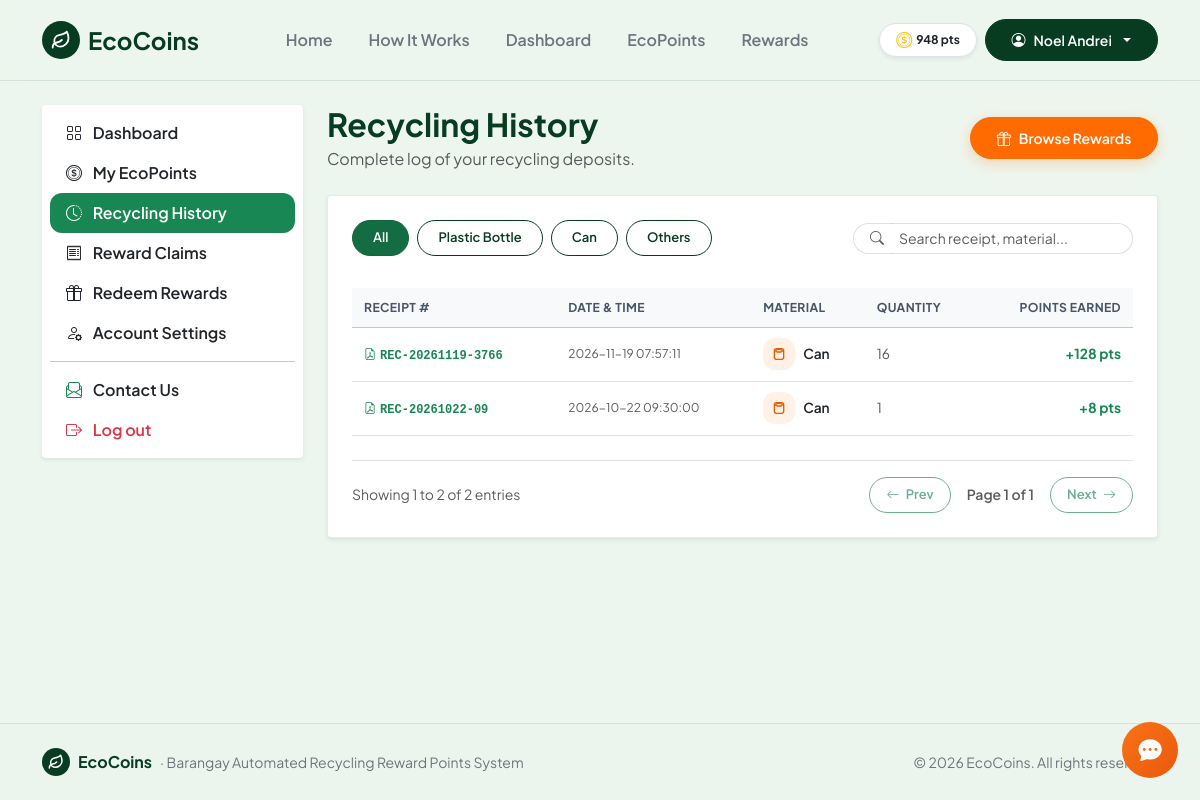
Screenshot of /history (signed in) with the database file from the repository.
### tables this page shows
CREATE TABLE users (
    id INTEGER PRIMARY KEY AUTOINCREMENT,
    full_name TEXT NOT NULL,
    email TEXT NOT NULL UNIQUE,
    password TEXT NOT NULL,
    role TEXT DEFAULT 'resident',
    qr_code TEXT NOT NULL UNIQUE,
    points INTEGER DEFAULT 0,
    created_at TEXT
, status TEXT DEFAULT 'active', station_name TEXT DEFAULT 'Barangay Pinagkawitan, Lipa City', claim_timeout_until TEXT DEFAULT NULL, cancel_count INTEGER DEFAULT 0, is_verified INTEGER DEFAULT 0, first_name TEXT DEFAULT '', middle_name TEXT DEFAULT '', last_name TEXT DEFAULT '', birthday TEXT DEFAULT '', gender TEXT DEFAULT '', contact_number TEXT DEFAULT '', address TEXT DEFAULT '', face_image TEXT DEFAULT NULL, face_descriptor TEXT DEFAULT NULL, verified_at TEXT DEFAULT NULL, verification_status TEXT DEFAULT 'unverified', barangay TEXT DEFAULT '', zip_code TEXT DEFAULT '', id_type TEXT DEFAULT '', id_image TEXT DEFAULT NULL, profile_image TEXT DEFAULT NULL, verification_notes TEXT DEFAULT '', province TEXT DEFAULT '', city TEXT DEFAULT '', id_back_image TEXT DEFAULT NULL, verify_cooldown_until TEXT DEFAULT NULL, failed_login_attempts INTEGER DEFAULT 0, lockout_until TEXT DEFAULT NULL, last_login_at TEXT DEFAULT NULL);

CREATE TABLE transactions (
        id INTEGER PRIMARY KEY AUTOINCREMENT,
        user_id INTEGER NOT NULL,
        material_id INTEGER,
        material_name TEXT NOT NULL,
        quantity INTEGER NOT NULL,
        points_earned INTEGER NOT NULL,
        receipt_no TEXT NOT NULL,
        created_at TEXT
    );

### route.py (the view)
    @app.route('/history')
    def history():
        user = get_current_user()
        if not user:
            return redirect(url_for('login'))
        if user['role'] == 'staff':
            return redirect(url_for('staff'))
        if user['role'] == 'admin':
            return redirect(url_for('admin'))
        conn = get_db()
        cur = conn.cursor()
        user_txs = [dict(r) for r in cur.execute("SELECT * FROM transactions WHERE user_id = ? ORDER BY created_at DESC", (user['id'],)).fetchall()]
        active_materials = [dict(r) for r in cur.execute("SELECT name FROM materials WHERE status = 'active' ORDER BY id ASC").fetchall()]
        conn.close()
        return render_template('history.html', active_page='history', user_transactions=user_txs)

### templates/history.html (shortened to what this page needs)
{% extends 'base.html' %}
{% block content %}
<main class="py-4">
  <div class="container">
    <div class="row g-4">
      <div class="col-lg-3">
        {% include 'sidebar.html' %}
      </div>
      <div class="col-lg-9">
        <div class="d-flex justify-content-between align-items-center mb-4 flex-wrap gap-2">
          <div>
            <h2 class="fw-bold mb-1" style="color: var(--eco-forest);">Recycling History</h2>
            <p class="text-muted mb-0">Complete log of your recycling deposits.</p>
          </div>
          <a href="{{ url_for('rewards') }}" class="btn btn-accent d-flex align-items-center gap-2 btn-pill">
            <i class="bi bi-gift"></i>
            <span>Browse Rewards</span>
          </a>
        </div>
        <div class="card rounded-1 shadow-sm p-4 bg-white gap-2 mb-3">
          <div class="d-flex flex-wrap justify-content-between align-items-center gap-3 mb-4">
            <div class="d-flex flex-wrap gap-2 filter-container" data-target="#historyTable">
              <button type="button" class="btn btn-sm btn-success filter-btn active" data-filter="all">All</button>
              <button type="button" class="btn btn-sm btn-outline-success filter-btn" data-filter="plastic">Plastic Bottle</button>
              <button type="button" class="btn btn-sm btn-outline-success filter-btn" data-filter="can">Can</button>
              <button type="button" class="btn btn-sm btn-outline-success filter-btn" data-filter="others">Others</button>
            </div>
            <div class="input-group input-group-sm" style="max-width: 280px;">
              <span class="input-group-text bg-white border-end-0 rounded-start-pill ps-3">
                <i class="bi bi-search text-muted"></i>
              </span>
              <input type="text" class="form-control border-start-0 rounded-end-pill pe-3 table-search-input" placeholder="Search receipt, material..." data-target="#historyTable">
            </div>
          </div>
          <div class="table-responsive">
            <table class="table table-hover align-middle mb-0" id="historyTable" data-paginate="true" data-page-size="15">
              <thead class="table-light">
                <tr>
                  <th>Receipt #</th>
                  <th>Date & Time</th>
                  <th>Material</th>
                  <th>Quantity</th>
                  <th class="text-end">Points Earned</th>
                </tr>
              </thead>
              <tbody>
                {% if not user_transactions %}
                  <tr>
                    <td colspan="5" class="text-center py-4 text-muted">No recycling records found.</td>
                  </tr>
                {% else %}
                  {% for t in user_transactions %}
                    {% set mat = t.material_name|lower %}
                    {% if 'bottle' in mat or 'plastic' in mat %}
                      {% set cat = 'plastic' %}
                    {% elif 'can' in mat %}
                      {% set cat = 'can' %}
                    {% else %}
                      {% set cat = 'others' %}
                    {% endif %}
                    <tr class="table-row-item filter-item" data-category="{{ cat }}" data-search="{{ t.receipt_no }} {{ t.created_at }} {{ t.material_name }} {{ cat }}">
                      <td>
                        <a href="{{ url_for('receipt_pdf', receipt_no=t.receipt_no) }}" target="_blank" class="text-decoration-none font-monospace small text-success fw-semibold" title="View official PDF receipt">
                          <i class="bi bi-file-earmark-pdf me-1"></i>{{ t.receipt_no }}
                        </a>
                      </td>
                      <td class="text-muted small">{{ t.created_at }}</td>
                      <td>
                        <div class="d-flex align-items-center gap-2">
                          {% if cat == 'plastic' %}
                            <span class="eco-icon-tile tile-blue" style="width: 32px; height: 32px;">
                              <svg width="16" height="16" viewBox="0 0 24 24" fill="none" stroke="currentColor" stroke-width="2">
                                <path d="M10 2h4v3h-4z"/>
                                <path d="M8 5h8v2a4 4 0 0 1 4 4v9a2 2 0 0 1-2 2H6a2 2 0 0 1-2-2v-9a4 4 0 0 1 4-4V5z"/>
                              </svg>
                            </span>
                          {% elif cat == 'can' %}
                            <span class="eco-icon-tile tile-orange" style="width: 32px; height: 32px;">
                              <svg width="16" height="16" viewBox="0 0 24 24" fill="none" stroke="currentColor" stroke-width="2">
                                <rect x="5" y="4" width="14" height="16" rx="3"/>
                                <ellipse cx="12" cy="7" rx="5" ry="2"/>
                              </svg>
                            </span>
                          {% else %}
                            <span class="eco-icon-tile tile-purple" style="width: 32px; height: 32px;">
                              <svg width="16" height="16" viewBox="0 0 24 24" fill="none" stroke="currentColor" stroke-width="2">
                                <path d="M14 2H6a2 2 0 0 0-2 2v16a2 2 0 0 0 2 2h12a2 2 0 0 0 2-2V8z"/>
                              </svg>
                            </span>
                          {% endif %}
                          <span class="fw-semibold text-dark">{{ t.material_name }}</span>
                        </div>
                      </td>
                      <td class="text-muted">{{ t.quantity }}</td>
                      <td class="text-end fw-bold text-success">+{{ t.points_earned }} pts</td>
                    </tr>
                  {% endfor %}
                {% endif %}
              </tbody>
            </table>
          </div>
          {% if user_transactions %}
            <div class="d-flex flex-wrap justify-content-between align-items-center mt-3 pt-3 border-top pagination-container" data-target="#historyTable">
              <div class="text-muted small pagination-info">
              </div>
              <div class="d-flex align-items-center gap-2">
                <button type="button" class="btn btn-sm btn-outline-success btn-pill px-3 pagination-prev" disabled>
                  <i class="bi bi-arrow-left me-1"></i> Prev
                </button>
                <span class="small fw-semibold text-muted px-2 pagination-page-indicator">Page 1 of 1</span>
                <button type="button" class="btn btn-sm btn-outline-success btn-pill px-3 pagination-next" {% if user_transactions|length <= 15 %}disabled{% endif %}>
                  Next <i class="bi bi-arrow-right ms-1"></i>
                </button>
              </div>
            </div>
          {% endif %}
        </div>
      </div>
    </div>
  </div>
</main>
{% endblock %}

### templates/base.html (shortened to what this page needs)
<!doctype html>
<html lang="en">
<head>
  <link href="https://cdn.jsdelivr.net/npm/bootstrap@5.3.3/dist/css/bootstrap.min.css" rel="stylesheet">
  <link rel="stylesheet" href="https://cdn.jsdelivr.net/npm/bootstrap-icons@1.11.3/font/bootstrap-icons.min.css">
  <link rel="stylesheet" href="{{ url_for('static', filename='css/style.min.css') }}?v=20261123">
</head>
<body class="d-flex flex-column min-vh-100">
<nav class="navbar navbar-expand-lg py-3 sticky-top" style="background-color: rgba(237, 246, 238, 0.95); backdrop-filter: blur(10px); border-bottom: 1px solid var(--eco-border);">
  <div class="container">
    <a class="navbar-brand d-flex align-items-center gap-2 fw-bold fs-4" href="{{ url_for('index') }}" style="color: var(--eco-forest);">
      <span class="eco-brand-badge">
        <svg width="20" height="20" viewBox="0 0 24 24" fill="none" stroke="currentColor" stroke-width="2.2" stroke-linecap="round" stroke-linejoin="round">
          <path d="M11 20A7 7 0 0 1 9.8 6.1C15.5 5 17 4.48 19 2c1 2 2 4.18 2 8 0 5.5-4.78 10-10 10Z"/>
          <path d="M2 21c0-3 1.85-5.36 5.08-6C9.5 14.52 12 13 13 12"/>
        </svg>
      </span>
      <span>EcoCoins</span>
    </a>
    <div class="collapse navbar-collapse" id="mainNav">
      <ul class="navbar-nav mx-auto mb-2 mb-lg-0 gap-lg-1">
        <li class="nav-item">
          <a class="nav-link px-3 py-2 rounded-pill {% if active_page == 'index' %}fw-bold text-white bg-eco{% else %}fw-semibold text-secondary{% endif %}" href="{{ url_for('index') }}">Home</a>
        </li>
        <li class="nav-item">
          <a class="nav-link px-3 py-2 rounded-pill {% if active_page == 'how_it_works' %}fw-bold text-white bg-eco{% else %}fw-semibold text-secondary{% endif %}" href="{{ url_for('how_it_works') }}">How It Works</a>
        </li>
        {% if current_user and current_user.role == 'resident' %}
          <li class="nav-item">
            <a class="nav-link px-3 py-2 rounded-pill {% if active_page == 'dashboard' %}fw-bold text-white bg-eco{% else %}fw-semibold text-secondary{% endif %}" href="{{ url_for('dashboard') }}">Dashboard</a>
          </li>
        {% endif %}
        {% if not current_user or current_user.role == 'resident' %}
          <li class="nav-item">
            <a class="nav-link px-3 py-2 rounded-pill {% if active_page == 'ecopoints' %}fw-bold text-white bg-eco{% else %}fw-semibold text-secondary{% endif %}" href="{{ url_for('ecopoints') }}">EcoPoints</a>
          </li>
          <li class="nav-item">
            <a class="nav-link px-3 py-2 rounded-pill {% if active_page == 'rewards' %}fw-bold text-white bg-eco{% else %}fw-semibold text-secondary{% endif %}" href="{{ url_for('rewards') }}">Rewards</a>
          </li>
        {% elif current_user.role == 'admin' %}
          <li class="nav-item">
            <a class="nav-link px-3 py-2 rounded-pill {% if active_page == 'admin' %}fw-bold text-white bg-eco{% else %}fw-semibold text-secondary{% endif %}" href="{{ url_for('admin') }}">Admin Portal</a>
          </li>
        {% endif %}
      </ul>
      <div class="d-flex align-items-center gap-2">
        {% if current_user %}
          {% if current_user.role == 'resident' %}
            <span class="badge bg-white text-dark border px-3 py-2 rounded-pill fw-bold shadow-sm d-none d-sm-inline-flex align-items-center gap-1">
              <i class="bi bi-coin text-warning fs-6"></i>
              <span>{{ "{:,}".format(current_user.points) }} pts</span>
            </span>
          {% endif %}
          <div class="dropdown">
            <button class="btn btn-forest dropdown-toggle d-flex align-items-center gap-2 btn-pill" type="button" data-bs-toggle="dropdown">
              <i class="bi bi-person-circle"></i>
              <span style="max-width: 140px; overflow: hidden; text-overflow: ellipsis; white-space: nowrap; display: inline-block;">{{ current_user.first_name }}</span>
            </button>
          </div>
        {% else %}
          <a href="{{ url_for('login') }}" class="btn btn-outline-success px-3 btn-pill">Login</a>
          <a href="{{ url_for('register') }}" class="btn btn-accent px-4 btn-pill">
            <span>Join Free</span>
            <i class="bi bi-arrow-right"></i>
          </a>
        {% endif %}
      </div>
    </div>
  </div>
</nav>
{% block content %}{% endblock %}
<footer class="py-4 mt-auto" style="background-color: rgba(237, 246, 238, 0.95); border-top: 1px solid var(--eco-border);">
  <div class="container d-flex flex-column flex-md-row align-items-center justify-content-between gap-2">
    <div class="d-flex align-items-center gap-2">
      <span class="eco-brand-badge" style="width: 28px; height: 28px;">
        <svg width="16" height="16" viewBox="0 0 24 24" fill="none" stroke="currentColor" stroke-width="2.2" stroke-linecap="round" stroke-linejoin="round">
          <path d="M11 20A7 7 0 0 1 9.8 6.1C15.5 5 17 4.48 19 2c1 2 2 4.18 2 8 0 5.5-4.78 10-10 10Z"/>
          <path d="M2 21c0-3 1.85-5.36 5.08-6C9.5 14.52 12 13 13 12"/>
        </svg>
      </span>
      <span class="fw-bold" style="color: var(--eco-forest);">EcoCoins</span>
      <span class="text-secondary small">&middot; Barangay Automated Recycling Reward Points System</span>
    </div>
    <div class="text-secondary small">
      &copy; 2026 EcoCoins. All rights reserved.
    </div>
  </div>
</footer>
{% if not current_user or current_user.role == 'resident' %}
<button type="button" id="ecoFaqToggleBtn" aria-label="Open EcoCoins FAQ Assistant" title="EcoCoins FAQ Assistant">
  <i class="bi bi-chat-dots-fill" id="ecoFaqToggleIcon"></i>
</button>
{% endif %}
</body>
</html>

### rows the page displays
users: points "948", first_name "Noel Andrei"
transactions: receipt_no "REC-20261119-3766", created_at "2026-11-19 07:57:11", material_name "Can", quantity "16", points_earned "128"
transactions: receipt_no "REC-20261022-09", created_at "2026-10-22 09:30:00", material_name "Can", quantity "1", points_earned "8"
